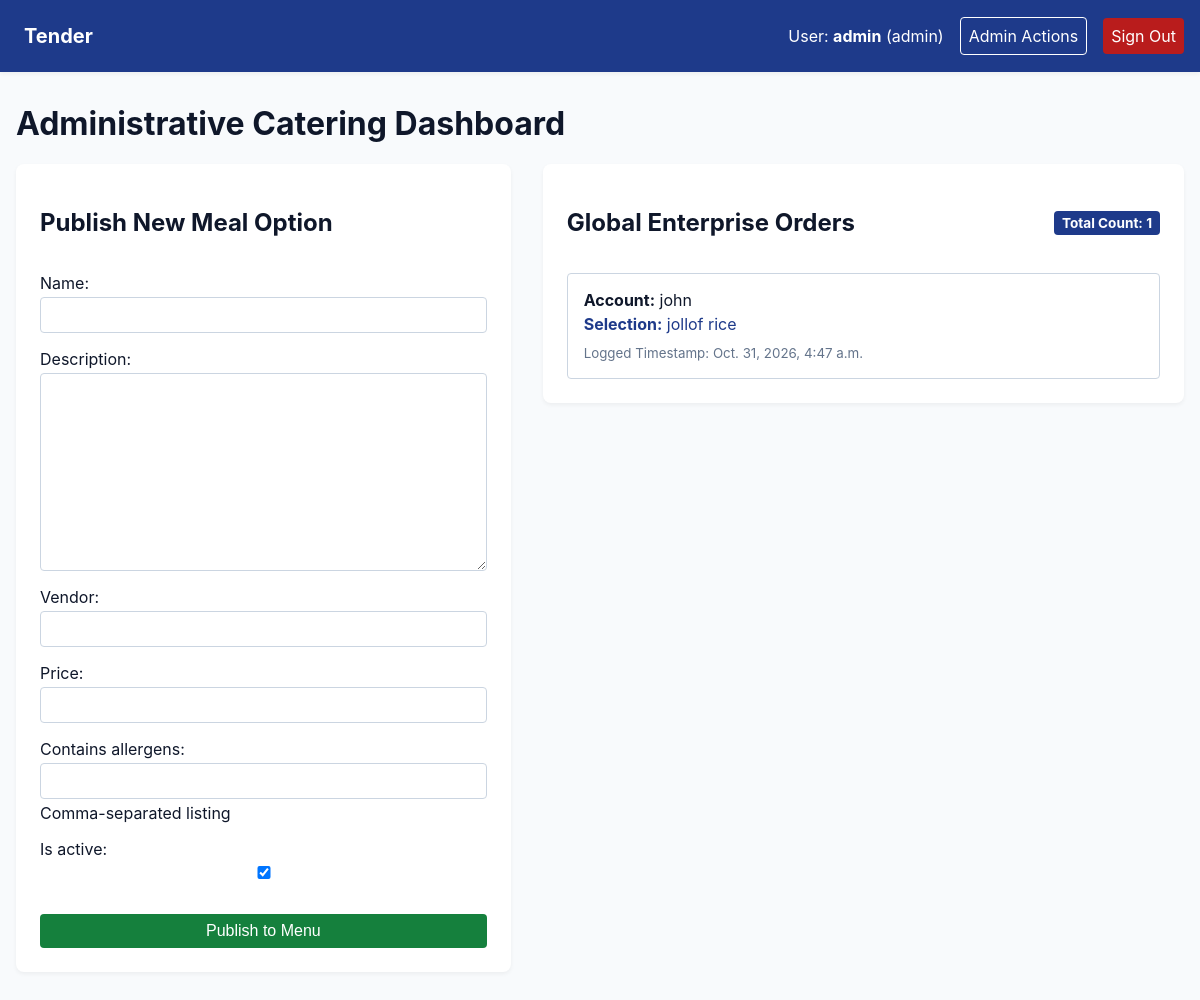
Page /admin-management/ (signed in) on the earlier database version.
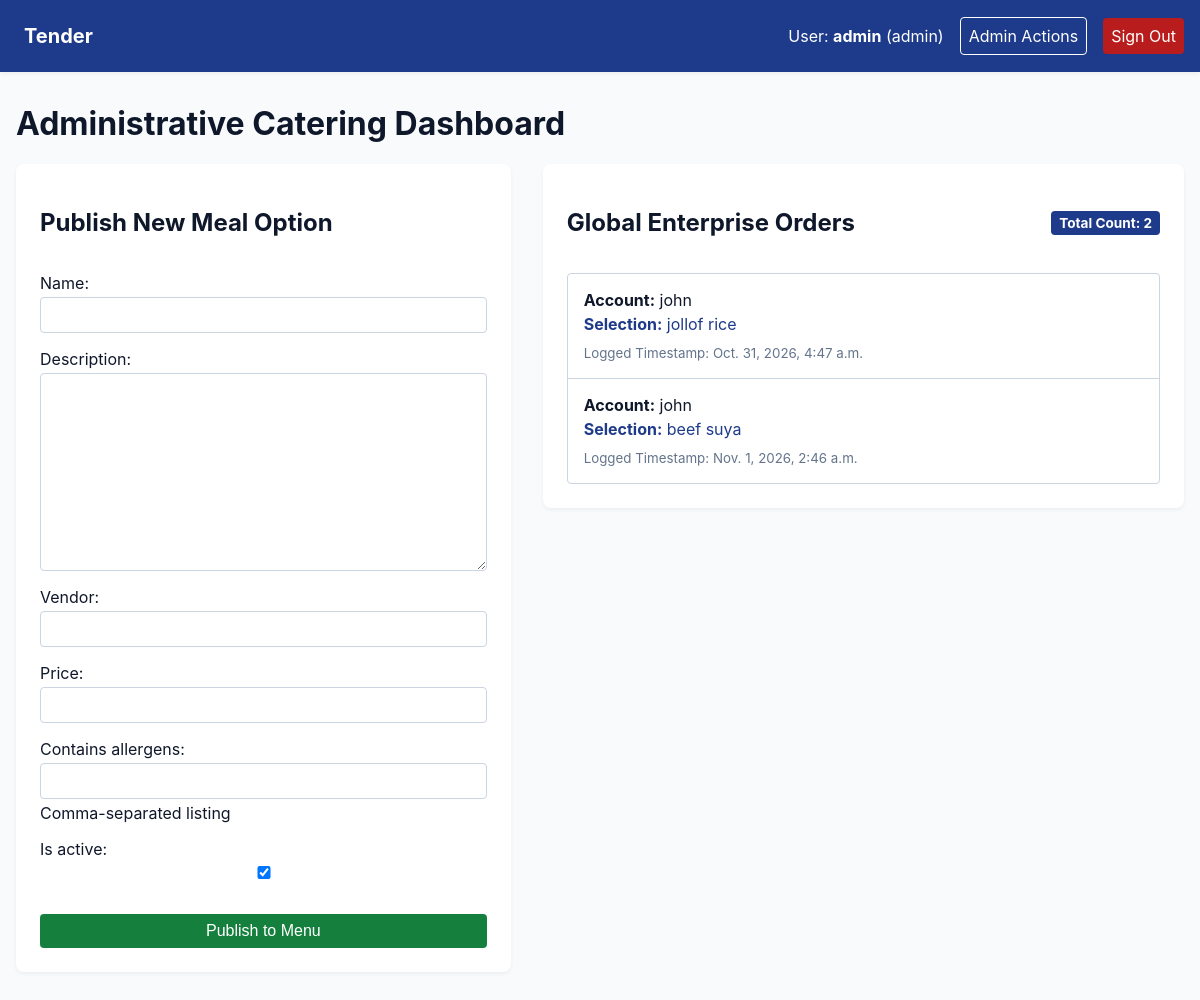
Same page on the later database version.
### catering/models.py (models this page shows, shortened)
class Order(models.Model):
    user = models.ForeignKey(UserProfile, on_delete=models.CASCADE, related_name='orders')
    meal_option = models.ForeignKey(MealOption, on_delete=models.PROTECT, related_name='ordered_meals')
    order_date = models.DateField(default=timezone.now)
    special_instructions = models.TextField(blank=True)
    created_at = models.DateTimeField(auto_now_add=True)

class UserProfile(AbstractUser):
    ROLE_CHOICES = [
        ('employee', 'Employee'),
        ('admin', 'Office Admin'),
    ]
    role = models.CharField(max_length=10, choices=ROLE_CHOICES, default='employee')
    allergen_free_text = models.CharField(
        max_length=100,
        blank=True,
        help_text="Provide comma-separated listings (e.g., peanuts, dairy, gluten)"
    )

class MealOption(models.Model):
    name = models.CharField(max_length=100)
    description = models.TextField()
    vendor = models.CharField(max_length=100)
    price = models.DecimalField(max_digits=6, decimal_places=2)
    contains_allergens = models.CharField(max_length=200, blank=True, help_text="Comma-separated listing")
    is_active = models.BooleanField(default=True)

### catering/views.py (the view)
# urls.py: path('admin-management/', views.admin_panel, name='admin_panel'),
@login_required
def admin_panel(request):
    if request.user.role != 'admin':
        messages.error(request, "Access Terminated: Insufficient administrative privileges.")
        return redirect('dashboard')
    all_meals = MealOption.objects.all()
    all_orders = Order.objects.all()
    if request.method == 'POST':
        form = MealOptionForm(request.POST)
        if form.is_valid():
            form.save()
            messages.success(request, "New menu component appended seamlessly.")
            return redirect('admin_panel')
    else:
        form = MealOptionForm()
    context = {
        'all_meals': all_meals,
        'all_orders': all_orders,
        'form': form,
    }
    return render(request, 'catering/admin_panel.html', context)

### catering/forms.py (shortened to what this page needs)
class MealOptionForm(forms.ModelForm):
    class Meta:
        model = MealOption
        fields = ['name', 'description', 'vendor', 'price', 'contains_allergens', 'is_active']

### catering/templates/catering/admin_panel.html (shortened to what this page needs)
{% extends 'catering/base.html' %}
{% block content %}
<h1>Administrative Catering Dashboard</h1>
<div class="admin-split-layout">
    <section class="admin-col-form ui-card" aria-label="Meal Generation Input Block">
        <h2>Publish New Meal Option</h2>
        <form method="post" novalidate>
            {{ form.as_p }}
            <button type="submit" class="ui-btn ui-btn-success" style="width: 100%; margin-top: 1rem;">Publish to Menu</button>
        </form>
    </section>
    <section class="admin-col-logs ui-card" aria-label="System Order Monitoring Ledger">
        <div style="display: flex; justify-content: space-between; align-items: center; margin-bottom: 1rem;">
            <h2>Global Enterprise Orders</h2>
            <span class="ui-badge" style="background-color: var(--brand-primary);">Total Count: {{ all_orders.count }}</span>
        </div>
        <div class="scroll-log-box">
            {% for order in all_orders %}
                <div class="log-item">
                    <p style="margin: 0 0 0.25rem 0;"><strong>Account:</strong> {{ order.user.username }}</p>
                    <p style="margin: 0 0 0.5rem 0; color: var(--brand-primary);"><strong>Selection:</strong> {{ order.meal_option.name }}</p>
                    <small style="color: #64748b;">Logged Timestamp: {{ order.created_at }}</small>
                </div>
            {% empty %}
                <div style="padding: 2rem; text-align: center; color: #64748b;">No transactions captured across the target enterprise network environment.</div>
            {% endfor %}
        </div>
    </section>
</div>
{% endblock %}

Differences in the rows shown:
added Order: user.username "john", meal_option.name "beef suya", created_at "Nov. 1, 2026, 2:46 a.m."
Other differences:
{{ all_orders.count }}: "1" → "2"
